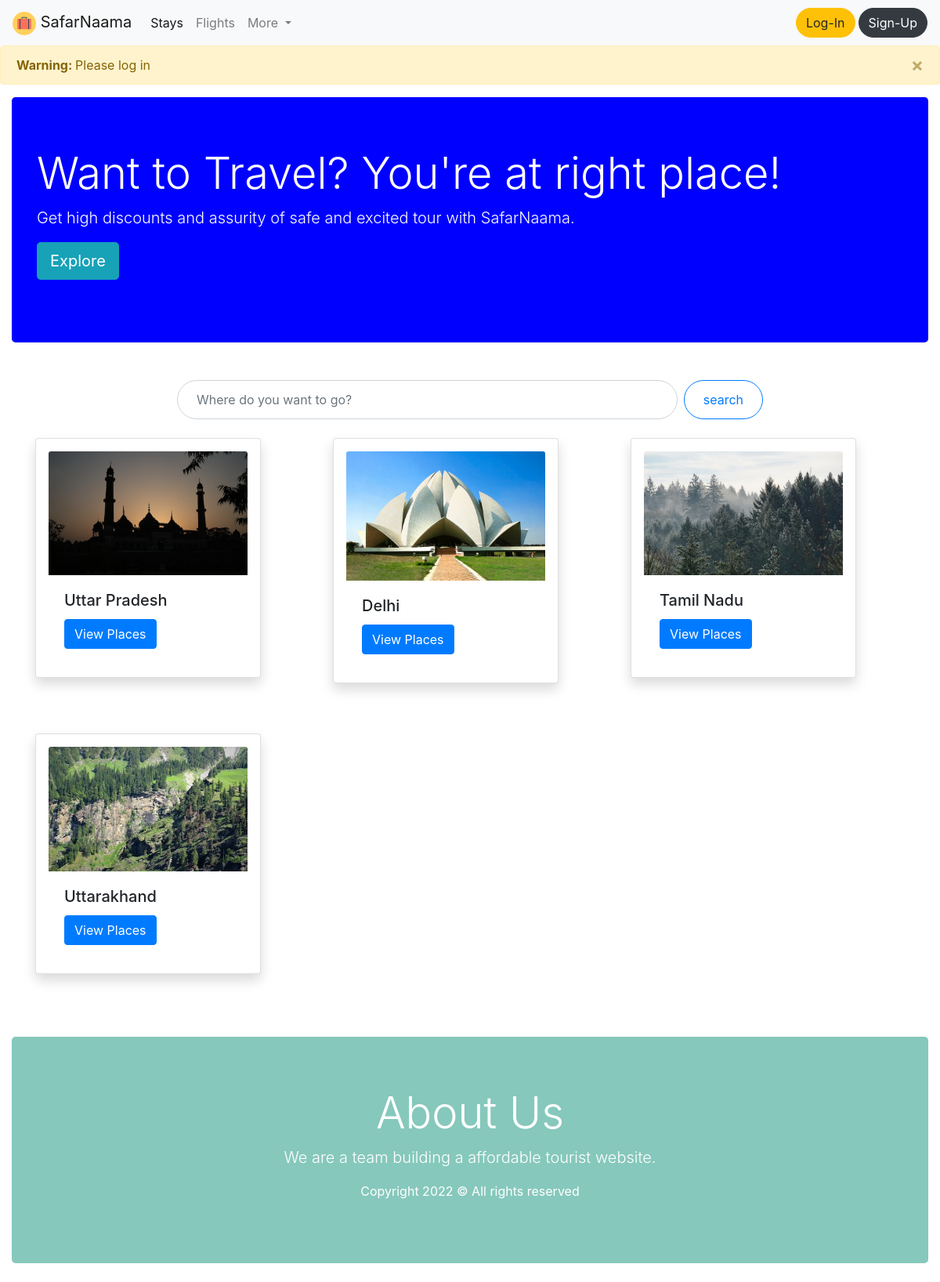
The page / on the database its author committed.
### home/models.py (models this page shows)
class state(models.Model):
    title = models.CharField(max_length=20)
    photo = models.ImageField(upload_to='pics')

### home/views.py (the view)
# urls.py: 2. Add a URL to urlpatterns:  path('', views.home, name='home')
def home(request):
    data = state.objects.all()
    print("->" ,data.values())
    context = {
        'data' : data
    }
    print("==> context is", context)
    return render(request , "index.html" , context)

### home/templates/index.html (shortened to what this page needs)
{% extends 'base.html' %}
{% load static %}
   {% block body%}
    <div class ="container-fluid my-2">
        <div class="jumbotron" style = "background-color : blue; color : white;" >
            <h1 class="display-4">Want to Travel? You're at right place!</h1>
            <p class="lead">Get high discounts and assurity of safe and excited tour with SafarNaama.</p>
            <p class="lead">
              <a class="btn btn-info btn-lg" href="#explore" role="button">Explore</a>
            </p>
        </div>
    <div>
    <div class = "col-md-8 offset-md-2 w-75 p-3">
        <div class="input-group">
            <input type="search" class="form-control rounded-pill p-4" placeholder="Where do you want to go?" aria-label="Search" aria-describedby="search-addon" />
            <button type="button" class=" ml-2 btn btn-outline-primary rounded-pill px-4">search</button>
        </div>
    </div>
    <div class ="container" id='explore'>
      <div class="row ">
          {% for x in data %}
          <div class="col-sm my-2">
              <div class="card shadow p-3 mb-5 bg-white rounded" style="width: 18rem;">
                <img class="card-img-top" src="{{ x.photo.url }}" alt="Card image cap">
                <div class="card-body">
                  <h5 class="card-title" border>{{ x.title }}</h5>
                  <a href='/destinations' class="btn btn-primary" >View Places</a>
                </div>
              </div>
          </div>
          {% endfor %}
        </div>
    </div
{% endblock body %}

### home/templates/base.html (style rules this page uses)
body { margin: 0; font-family: -apple-system, BlinkMacSystemFont, 'Segoe UI', 'Roboto', 'Oxygen', 'Ubuntu', 'Cantarell', 'Fira Sans', 'Droid Sans', 'Helvetica Neue', sans-serif; -webkit-font-smoothing: antialiased; -moz-osx-font-smoothing: grayscale; }

### rows shown on the page
state: photo (picture), title "Uttar Pradesh"
state: photo (picture), title "Delhi"
state: photo (picture), title "Tamil Nadu"
state: photo (picture), title "Uttarakhand"
